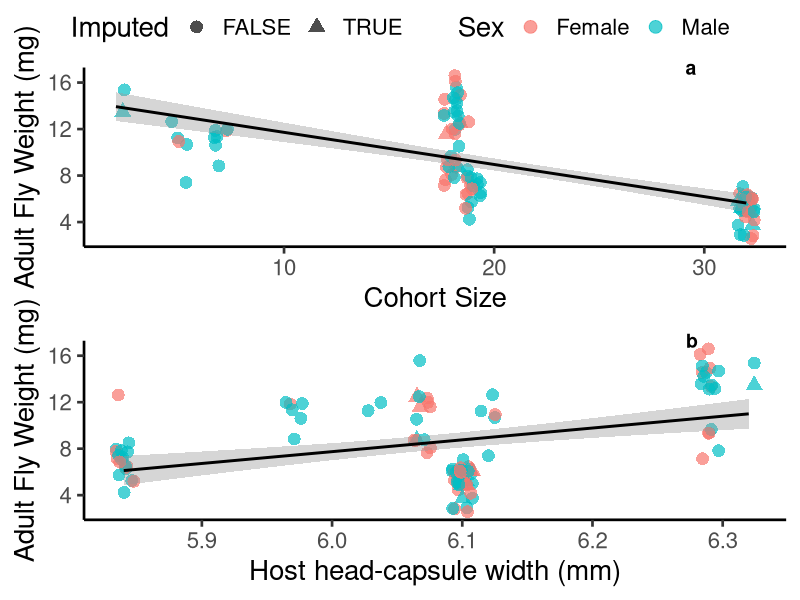
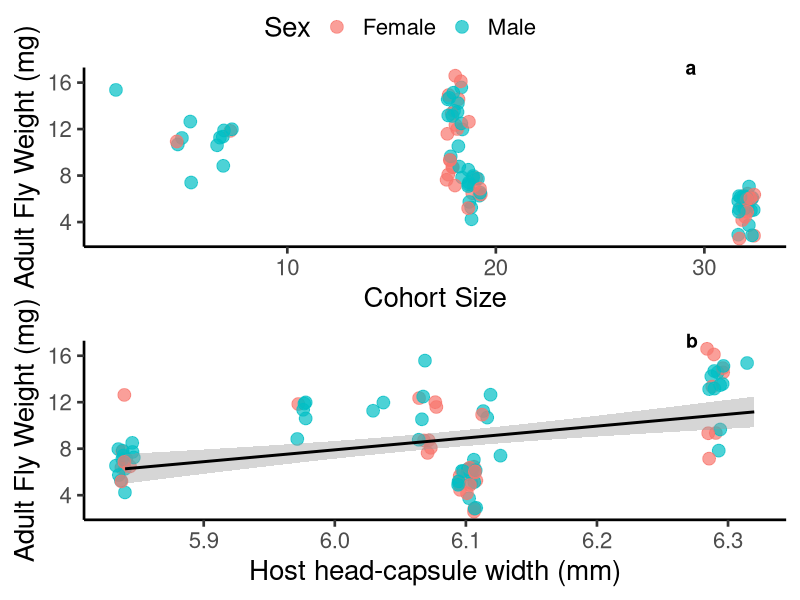

The R script that drew these images, in order: (Note: this script raises an error after producing the figures.)
#Script for Building cohort and size figures and analysis
#Keaton Wilson
#keatonwilson@me.com
#2018-09-06
#Packages
library(tidyverse)
library(caret)
library(VIM)
library(ggpubr)
library(car)
library(nlme)
library(lme4)

#Importing the master data file
tach_master = read_csv(file = "Data/TachDataFull.csv")

#Cleaning up a bit
tach_master = tach_master %>%
  select(-SiblingNumber, -NutritionIndex)
tach_master$Sex = factor(tach_master$Sex)

#First steps: 1. Let's get sibling numbers for each group so we can calculate the nutritional index.
siblings = tach_master %>%
  group_by(CaterpillarID) %>%
  summarize(sib_number = max(FlyID))

#left_Join this
tach_master = tach_master %>%
  left_join(siblings)

#Generating a Nutritional Index that is the head capsule width divided by the number of siblings in a cohort
tach_master = tach_master %>%
  mutate(nut_index = HeadCapsuleWidth/sib_number)

#Let's impute missing values with a weighted mean
tach_master_impute = as.tibble(kNN(tach_master, variable = colnames(tach_master[8:13]), numFun = "weightedMean"))
tach_master_impute$FlyWeight = as.numeric(tach_master_impute$FlyWeight)

#Number of imputations
tach_master_impute %>%
  select(UniqueFlyID, FlyWeight_imp:LegsWeight_imp) %>%
  summarize(sum_fw = sum(FlyWeight_imp),
            sum_hw = sum(HeadWeight_imp),
            sum_thw = sum(ThoraxWeight_imp),
            sum_abw = sum(AbWeight_imp),
            sum_ww = sum(WingWeight_imp),
            sum_lw = sum(LegsWeight_imp))

#Total observations 
tach_master_impute %>%
  select(FlyWeight, HeadWeight, ThoraxWeight, AbWeight, WingWeight, LegsWeight) %>%
  summarize(n())


##PLOTS##
#Fly weight as a function of sibling number
Fig.1 = ggplot(tach_master_impute, aes(x = sib_number, y = FlyWeight, color = Sex)) +
  geom_jitter(size = 4, alpha = 0.7, aes(shape = FlyWeight_imp)) +
  theme_classic(base_size = 20) +
  geom_smooth(method = "lm", aes(group = 1), color = "black") +
  xlab("Cohort Size") +
  ylab("Adult Fly Weight (mg)") +
  scale_color_discrete(labels = c("Female", "Male")) +
  scale_shape_discrete("Imputed")

#ggsave(Fig.1, file = "./output/Fig.1.pdf", device = "pdf", width = 10, height = 8, units = "in")

#Summary table
tach_master_impute %>%
  group_by(CaterpillarID) %>%
  summarize(sib_number = mean(sib_number),
            avg_fly_weight = mean(FlyWeight, na.rm = TRUE), 
            n = n()) %>%
  arrange(desc(sib_number))

#Fly weight as a function of head capsule size
Fig.2 = ggplot(tach_master_impute, aes(x = HeadCapsuleWidth, y = FlyWeight, color = Sex)) +
  geom_jitter(size = 4, alpha = 0.7, aes(shape = FlyWeight_imp)) +
  theme_classic(base_size = 20) +
  geom_smooth(method = "lm", aes(group = 1), color = "black") +
  xlab("Host head-capsule width (mm)") +
  ylab("Adult Fly Weight (mg)") +
  scale_color_discrete(labels = c("Female", "Male")) +
  scale_shape_discrete("Imputed")

fig_2_panel = ggarrange(Fig.1, Fig.2, labels = "auto", label.x = 0.85, common.legend = TRUE, nrow = 2)

ggsave(fig_2_panel, file = "./output/Fig.2.pdf", device = "pdf", width = 8.5, height = 11, units = "in")

#best model seems to be one that includes both cohort size and headcapsule width, additively.
lm0 = lm(FlyWeight ~ sib_number, data = tach_master_impute)
lm1 = lm(FlyWeight ~ sib_number + HeadCapsuleWidth, data = tach_master_impute)
lm2 = lm(FlyWeight ~ sib_number*HeadCapsuleWidth, data = tach_master_impute)
lm3 = lm(FlyWeight ~ sib_number*HeadCapsuleWidth*Sex, data = tach_master_impute)

summary(lm0)
summary(lm1)
summary(lm2)
summary(lm3)

AIC(lm0)
AIC(lm1)
AIC(lm2)
AIC(lm3)

#EVERYTHING IS THE SAME AS ABOVE EXCEPT NO IMPUTATION
tach_master = tach_master %>%
  mutate(FlyWeight = as.numeric(FlyWeight))

#Fly weight as a function of sibling number
Fig.1 = ggplot(tach_master, aes(x = sib_number, y = FlyWeight, color = Sex)) +
  geom_jitter(size = 4, alpha = 0.7) +
  theme_classic(base_size = 20) +
  xlab("Cohort Size") +
  ylab("Adult Fly Weight (mg)") +
  scale_color_discrete(labels = c("Female", "Male"))

#ggsave(Fig.1, file = "./output/Fig.1.pdf", device = "pdf", width = 10, height = 8, units = "in")

#Summary table
tach_master %>%
  group_by(CaterpillarID) %>%
  summarize(sib_number = mean(sib_number),
            avg_fly_weight = mean(FlyWeight, na.rm = TRUE), 
            n = n()) %>%
  arrange(desc(sib_number))

#Fly weight as a function of head capsule size
Fig.2 = ggplot(tach_master, aes(x = HeadCapsuleWidth, y = FlyWeight, color = Sex)) +
  geom_jitter(size = 4, alpha = 0.7) +
  theme_classic(base_size = 20) +
  geom_smooth(method = "lm", aes(group = 1), color = "black") +
  xlab("Host head-capsule width (mm)") +
  ylab("Adult Fly Weight (mg)") +
  scale_color_discrete(labels = c("Female", "Male"))

fig_2_panel = ggarrange(Fig.1, Fig.2, labels = "auto", label.x = 0.85, common.legend = TRUE, nrow = 2)

ggsave(fig_2_panel, file = "/Users/KeatonWilson/Documents/Writing/Tachinid Development/Figures/Nature Figures/no_impute/Fig2Panel.pdf", device = "pdf", width = 8.5, height = 11, units = "in")

#best model seems to be one that includes both cohort size and headcapsule width, additively.
lm0 = lm(FlyWeight ~ sib_number, data = tach_master)
lm1 = lm(FlyWeight ~ sib_number + HeadCapsuleWidth, data = tach_master)
lm2 = lm(FlyWeight ~ sib_number*HeadCapsuleWidth, data = tach_master)
lm3 = lm(FlyWeight ~ sib_number*HeadCapsuleWidth*Sex, data = tach_master)

summary(lm0)
summary(lm1)
summary(lm2)
summary(lm3)

AIC(lm0)
AIC(lm1)
AIC(lm2)
AIC(lm3)

#Can we do this in an lme context?
library(lme4)
library(car)
library(MASS)
library(lmerTest)

lme_1 =  lmer(FlyWeight ~ sib_number + HeadCapsuleWidth + (1|CaterpillarID), data = tach_master)

#Random slopes and intercepts - this model is actually better based on AIC
lme_1 = lme(FlyWeight ~ sib_number + HeadCapsuleWidth, 
            data = tach_master,
          random = ~1|CaterpillarID, na.action = na.omit)
summary(lme_1)
summary(lme_1)
anova(lme_1, type = 2)

install.packages('effects')
library(effects)
newdat <- expand.grid(sib_number=c(min(tach_master$sib_number),
                                   max(tach_master$sib_number)),
                      HeadCapsuleWidth=c(min(tach_master$HeadCapsuleWidth),
                                         max(tach_master$HeadCapsuleWidth)))
plot(predictorEffect("sib_number", lme_1))
plot(predictorEffect("HeadCapsuleWidth", lme_1))


pred1df = data.frame(pred = predictorEffect("sib_number", lme_1))

tach_master %>%
  dplyr::select(CaterpillarID, Sex, HeadCapsuleWidth, FlyWeight, sib_number) %>%
  drop_na() %>%
ggplot(aes(x=sib_number, y=FlyWeight)) +
  geom_jitter(aes(color = Sex)) +
  geom_line(data = pred1df, aes(x = pred.sib_number, y = pred.fit)) +
  geom_ribbon(data = pred1df, aes(x = pred.sib_number, ymin = pred.lower, ymax = pred.upper))

#Residual plot
tach_master_no_na = tach_master %>%
  filter(!is.na(FlyWeight) & !is.na(HeadCapsuleWidth))

lm_resid = lm(FlyWeight ~ HeadCapsuleWidth, data = tach_master_no_na)

tach_master_no_na %>%
  mutate(resid = residuals(lm_resid)) %>%
  ggplot(aes(x = resid, y = FlyWeight)) +
  geom_point() +
  geom_smooth(method = "lm") +
  theme_classic()

#Checking average differences between males and females #IMPUTED
tach_master_impute %>%
  group_by(Sex) %>%
  summarize(avg_weight = mean(FlyWeight, na.rm = TRUE),
            sd = sd(FlyWeight, na.rm = TRUE),
            n = n())

lm.sex = lm(FlyWeight ~ Sex, data = tach_master_impute)
summary(lm.sex)

#Checking average differences between males and females #NON-IMPUTED
tach_master %>%
  group_by(Sex) %>%
  summarize(avg_weight = mean(FlyWeight, na.rm = TRUE),
            sd = sd(FlyWeight, na.rm = TRUE),
            ci = confint(FlyWeight, na.rm = TRUE),
            n = n())

lm.sex = lm(FlyWeight ~ Sex, data = tach_master)
summary(lm.sex)

tach_master_impute %>%
  filter(!is.na(FlyWeight)) %>%
  mutate(residuals = lm0$residuals) %>%
  ggplot(aes(x = residuals, y = HeadCapsuleWidth)) +
  geom_point() +
  geom_smooth(method = "lm") +
  theme_classic()

#Also interesting to note how sex doesn't come into play here... it makes the model worse. Indicating that this relationship isn't
#different among the sexes

#Also need to show that there is a positive correlation between head-capsule width and weight @ wander
#Read in bigger data set

head_cap_wander = read_csv(file = "Data/Parasitized Caterpillar Data.csv")

head_cap_wander %>%
  filter(is.na(Parasitized)) %>%
  filter(HeadCapsuleWidth > 5) %>%
ggplot(aes(x = HeadCapsuleWidth, y = WanderWeight)) +
  geom_jitter(size = 3, alpha = 0.6) +
  theme_classic() +
  geom_smooth(method = "lm") +
  xlab("Head Capsule Width (mm)") +
  ylab("Weight at wandering (g)")

d1 = head_cap_wander %>%
  filter(is.na(Parasitized)) %>%
  filter(HeadCapsuleWidth > 5)

lm_test = lm(WanderWeight ~ HeadCapsuleWidth, data = d1)

lm_head_cap = lm(WanderWeight ~ HeadCapsuleWidth, data = head_cap_wander %>%
                   filter(is.na(Parasitized)))
summary(lm_head_cap)

#Not great - but there are a lot of other variables embedded in that - perhaps it's better to use other examples from the literature.


old_data_size = tibble(CaterpillarID = c(3, 6, 7, 14, 18, 19, 23, 24, 25, 26, 34, 37, 38, 40), sib_number = c(13, 8, 47, 50, 12, 5, 30, 17, 26, 31, 30, 22, 30, 35))

cohort_size = bind_rows(old_data_size, siblings)

ggplot(cohort_size, aes(x = sib_number)) +
  geom_histogram(binwidth = 5, aes(y = ..density..)) +
  geom_density() +
  theme_classic()

#Trying stuff out
tach_master

ggplot(tach_master, aes(x = WanderWeight, y = FlyWeight, color = Sex)) +
  geom_point() +
  theme_classic() 
ggplot(tach_master, aes(y = HeadCapsuleWidth, x = WanderWeight)) +
  geom_point() +
  theme_classic()

summary(lm(WanderWeight ~ HeadCapsuleWidth, data = tach_master))

tach_lm = tach_master %>%
  select(WanderWeight, HeadCapsuleWidth) %>%
  drop_na() %>%
  distinct() 

summary(lm(HeadCapsuleWidth ~ WanderWeight, data = tach_lm))

# Reviewer ask about condensing and simplifying to average of each group

summarized = tach_master %>%
  group_by(CaterpillarID) %>%
  summarize(mean_cohort_weight = mean(FlyWeight, na.rm = TRUE)) %>%
  left_join(tach_master %>%
              select(CaterpillarID, HeadCapsuleWidth, sib_number)) %>%
  distinct()

lm_small = lm(mean_cohort_weight ~ sib_number + HeadCapsuleWidth, data = summarized)
ggplot(summarized, aes(x = sib_number, y = mean_cohort_weight)) +
  geom_point() +
  geom_smooth(method = "lm") +
  theme_classic()

ggplot(summarized, aes(x = HeadCapsuleWidth, y = mean_cohort_weight)) +
  geom_point() +
  geom_smooth(method = "lm") +
  theme_classic()
